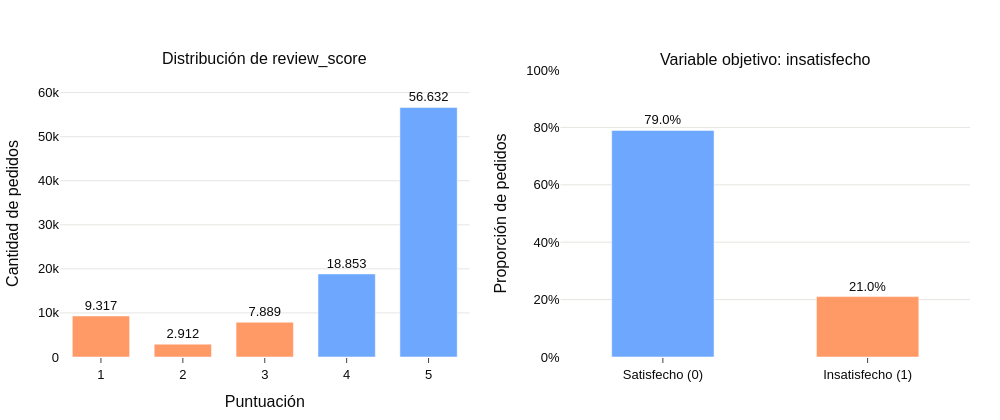

Notebook code cell kept with this figure:
### Markdown cell above
## 5. Variable objetivo y desbalance

### Code cell
conteo = df['review_score'].value_counts().sort_index()
prop = df[VAR_OBJETIVO].value_counts(normalize=True).sort_index()

fig = make_subplots(rows=1, cols=2,
                    subplot_titles=('Distribución de review_score', 'Variable objetivo: insatisfecho'))

# Izquierda: puntuación original, coloreada según la clase que genera
fig.add_trace(go.Bar(
    x=conteo.index, y=conteo.values,
    marker_color=[NARANJA if s <= 3 else AZUL for s in conteo.index],
    text=[f'{v:,}'.replace(',', '.') for v in conteo.values], textposition='outside',
    hovertemplate='Puntuación %{x}<br>%{y:,} pedidos<extra></extra>',
), row=1, col=1)

# Derecha: variable objetivo binaria
fig.add_trace(go.Bar(
    x=['Satisfecho (0)', 'Insatisfecho (1)'], y=prop.values, width=0.5,
    marker_color=[AZUL, NARANJA],
    text=[f'{v:.1%}' for v in prop.values], textposition='outside',
    hovertemplate='%{x}<br>%{y:.1%} de los pedidos<extra></extra>',
), row=1, col=2)

fig.update_xaxes(title_text='Puntuación', dtick=1, row=1, col=1)
fig.update_yaxes(title_text='Cantidad de pedidos', range=[0, conteo.max() * 1.15], row=1, col=1)
fig.update_yaxes(title_text='Proporción de pedidos', tickformat='.0%', range=[0, 1], row=1, col=2)
fig.update_layout(showlegend=False, height=420, width=1000, bargap=0.3)

guardar(fig, '03_01_variable_objetivo')
fig.show()

print(f'Razón de desbalance: {prop[0] / prop[1]:.1f} satisfechos por cada insatisfecho')

### Figure 1 — Plotly figure (JSON) as saved in the notebook; plotly's stock layout.template omitted (floating-point values rounded to 4 significant figures)
{"data": [{"hovertemplate": "Puntuación %{x}<br>%{y:,} pedidos<extra></extra>", "marker": {"color": ["#FF9A66", "#FF9A66", "#FF9A66", "#6EA8FE", "#6EA8FE"]}, "text": ["9.317", "2.912", "7.889", "18.853", "56.632"], "textposition": "outside", "type": "bar", "x": [1, 2, 3, 4, 5], "xaxis": "x", "y": [9317, 2912, 7889, 18853, 56632], "yaxis": "y"}, {"hovertemplate": "%{x}<br>%{y:.1%} de los pedidos<extra></extra>", "marker": {"color": ["#6EA8FE", "#FF9A66"]}, "text": ["79.0%", "21.0%"], "textposition": "outside", "type": "bar", "width": 0.5, "x": ["Satisfecho (0)", "Insatisfecho (1)"], "xaxis": "x2", "y": [0.7896, 0.2104], "yaxis": "y2"}], "layout": {"annotations": [{"font": {"size": 16}, "showarrow": false, "text": "Distribución de review_score", "x": 0.225, "xanchor": "center", "xref": "paper", "y": 1, "yanchor": "bottom", "yref": "paper"}, {"font": {"size": 16}, "showarrow": false, "text": "Variable objetivo: insatisfecho", "x": 0.775, "xanchor": "center", "xref": "paper", "y": 1, "yanchor": "bottom", "yref": "paper"}], "bargap": 0.3, "height": 420, "showlegend": false, "width": 1000, "xaxis": {"anchor": "y", "domain": [0, 0.45], "dtick": 1, "title": {"text": "Puntuación"}}, "xaxis2": {"anchor": "y2", "domain": [0.55, 1]}, "yaxis": {"anchor": "x", "domain": [0, 1], "range": [0, 65130.0], "title": {"text": "Cantidad de pedidos"}}, "yaxis2": {"anchor": "x2", "domain": [0, 1], "range": [0, 1], "tickformat": ".0%", "title": {"text": "Proporción de pedidos"}}}}
